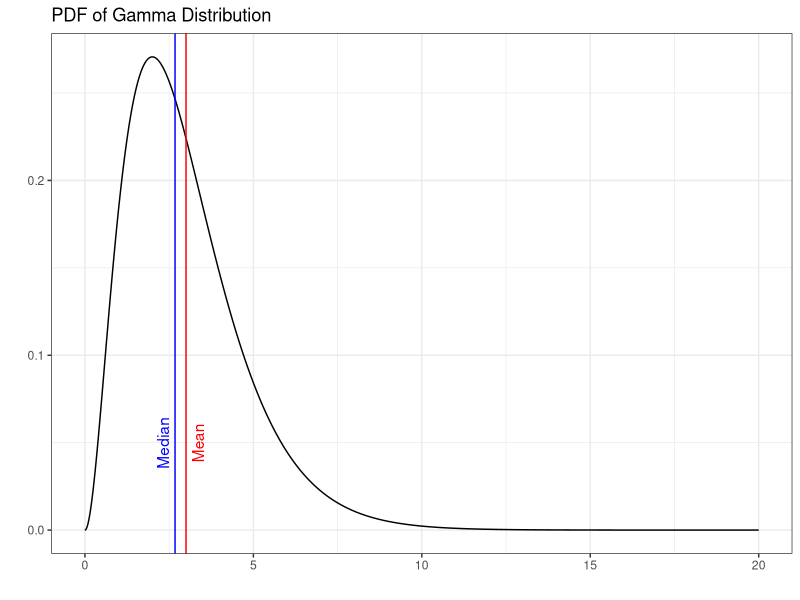
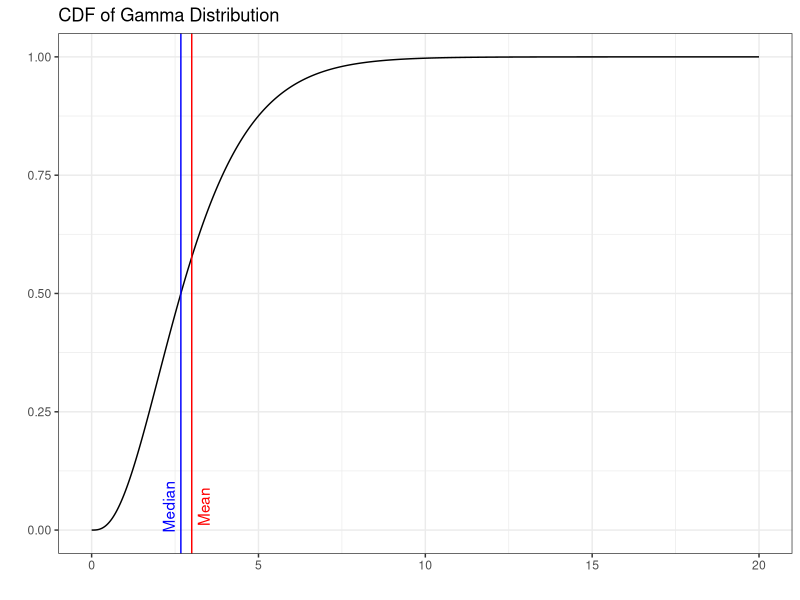
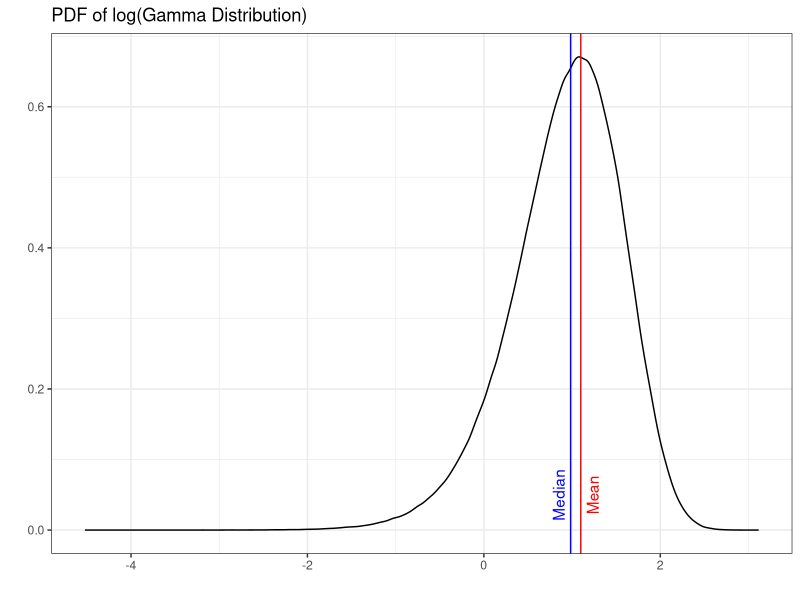
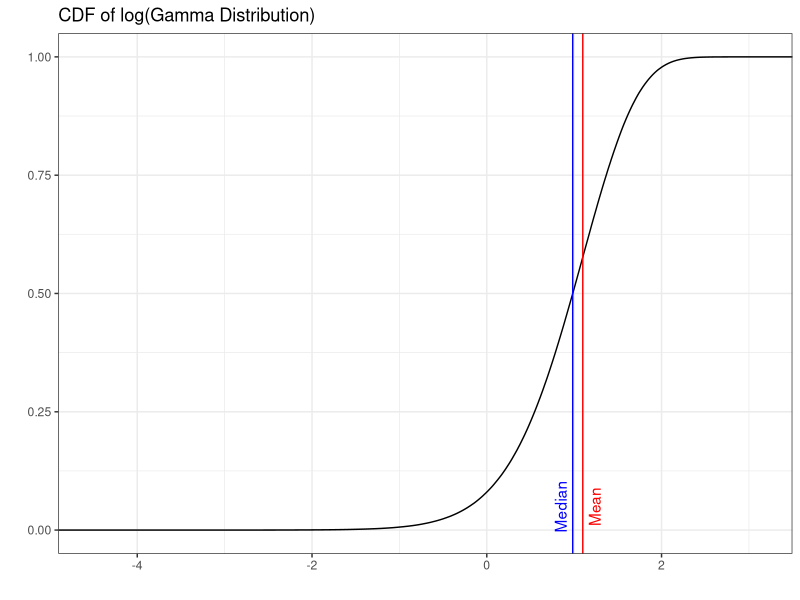
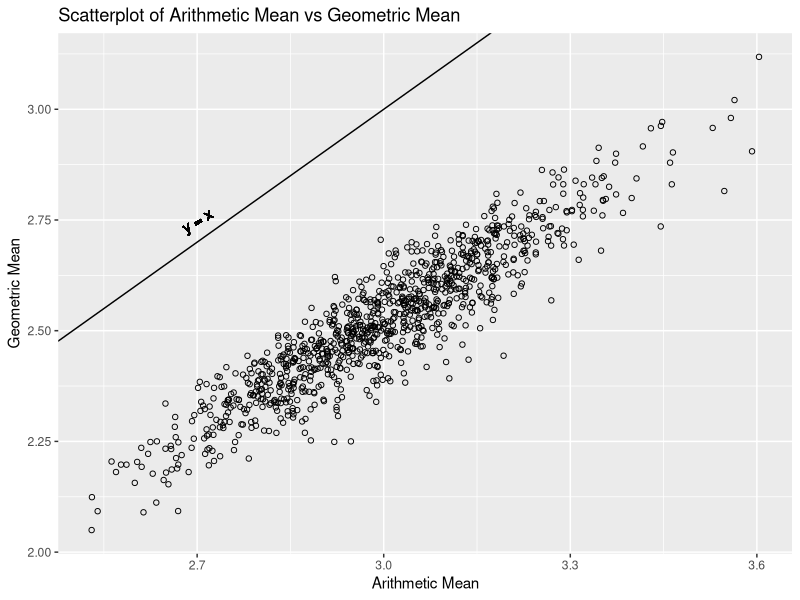
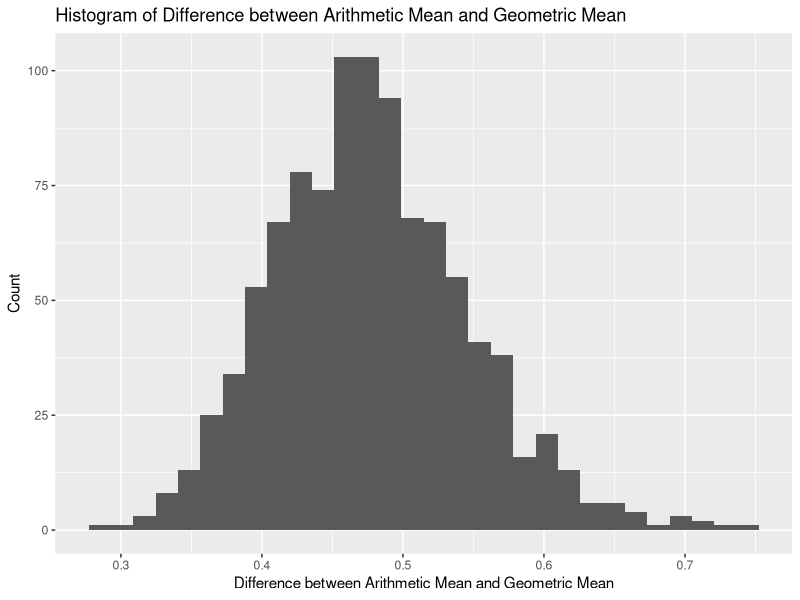
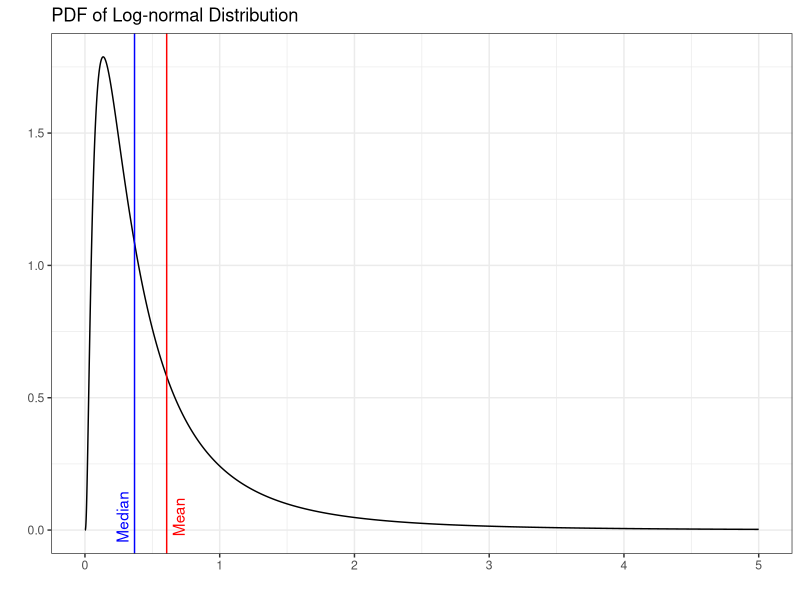
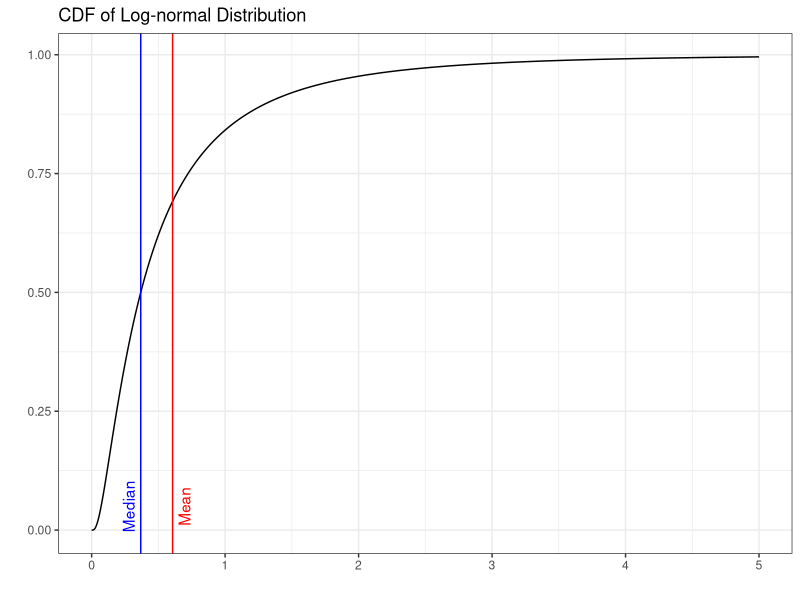

The R source for these figures, in order: (Note: this script raises an error after producing the figures.)
## ---- chunk 1
library('ggplot2')
library('tidyverse')
set.seed(1)
knitr::opts_chunk$set(results='asis', cache=TRUE)
## ---- chunk 2
(
  ggplot() + 
    geom_line(aes(x = seq(0, 20, 1/10000), y = dgamma(seq(0, 20, 1/10000), 3, 1))) + 
    geom_vline(xintercept = 3, color = 'red') +
    geom_vline(xintercept = qgamma(.5, 3, 1), color = 'blue') +
    geom_text(aes(x = 3, y = 0.05, label = 'Mean'), color = 'red', angle = 90, vjust = 1.5) +
    geom_text(aes(x = qgamma(.5, 3, 1), y = 0.05, label = 'Median'), color = 'blue', angle = 90, vjust = -0.5) +
    labs(title = 'PDF of Gamma Distribution', x="", y="") +
    theme_bw()
)
## ---- chunk 3
(
  ggplot() + 
    geom_line(aes(x = seq(0, 20, 1/10000), y = pgamma(seq(0, 20, 1/10000), 3, 1))) + 
    geom_vline(xintercept = 3, color = 'red') +
    geom_vline(xintercept = qgamma(.5, 3, 1), color = 'blue') +
    geom_text(aes(x = 3, y = 0.05, label = 'Mean'), color = 'red', angle = 90, vjust = 1.5) +
    geom_text(aes(x = qgamma(.5, 3, 1), y = 0.05, label = 'Median'), color = 'blue', angle = 90, vjust = -0.5) +
    labs(title = 'CDF of Gamma Distribution', x="", y="") +
    theme_bw()
)
## ---- chunk 4
gamma_log <- log(rgamma(1000000, 3, 1))
## ---- chunk 5
(
  ggplot() + 
    geom_density(aes(x = gamma_log)) + 
    geom_vline(xintercept = log(3), color = 'red') +
    geom_vline(xintercept = log(qgamma(.5, 3, 1)), color = 'blue') +
    geom_text(aes(x = log(3), y = 0.05, label = 'Mean'), color = 'red', angle = 90, vjust = 1.5) +
    geom_text(aes(x = log(qgamma(.5, 3, 1)), y = 0.05, label = 'Median'), color = 'blue', angle = 90, vjust = -0.5) +
    labs(
      title = 'PDF of log(Gamma Distribution)',
      x="",
      y=""
    ) +
    theme_bw()
)
## ---- chunk 6
(
  ggplot() + 
    stat_ecdf(aes(x = gamma_log)) + 
    labs(
      title = 'CDF of log(Gamma Distribution)',
      x="",
      y=""
    ) + 
    geom_vline(xintercept = log(3), color = 'red') +
    geom_vline(xintercept = log(qgamma(.5, 3, 1)), color = 'blue') +
    geom_text(aes(x = log(3), y = 0.05, label = 'Mean'), color = 'red', angle = 90, vjust = 1.5) +
    geom_text(aes(x = log(qgamma(.5, 3, 1)), y = 0.05, label = 'Median'), color = 'blue', angle = 90, vjust = -0.5) +
    theme_bw()
)
## ---- chunk 7
g_mean <- function(x) {
  exp(mean(log(x)))
}

gamma_metrix <- data.frame(matrix(NA, 1000,0))
gamma_sample <- data.frame(replicate(1000, rgamma(100,3,1)))
gamma_metrix$arithmetic <- sapply(gamma_sample, mean)
gamma_metrix$geometric <- sapply(gamma_sample, g_mean)
## ---- chunk 8
ggplot(gamma_metrix) +
  geom_point(aes(x=arithmetic, y=geometric), shape=21) +
  geom_abline(slope=1, intercept=0) +
  geom_text(aes(x=2.7, y=2.75, label='y = x'), angle=31) +
  labs(title = 'Scatterplot of Arithmetic Mean vs Geometric Mean',
       x = 'Arithmetic Mean',
       y = 'Geometric Mean')
## ---- chunk 9
gamma_metrix$diff <- gamma_metrix$arithmetic - gamma_metrix$geometric

ggplot() +
  geom_histogram(gamma_metrix, mapping = aes(x=diff)) +
  labs(title = 'Histogram of Difference between Arithmetic Mean and Geometric Mean',
       x='Difference between Arithmetic Mean and Geometric Mean',
       y='Count')
## ---- chunk 10
(
  ggplot() + 
    geom_line(aes(x = seq(0, 5, 1/10000), y = dlnorm(seq(0, 5, 1/10000), -1, 1))) + 
    geom_vline(xintercept = exp(-1 + 0.5), color = 'red') +
    geom_vline(xintercept = qlnorm(.5, -1, 1), color = 'blue') +
    geom_text(aes(x = exp(-1+0.5), y = 0.05, label = 'Mean'), color = 'red', angle = 90, vjust = 1.5) +
    geom_text(aes(x = qlnorm(.5, -1, 1), y = 0.05, label = 'Median'), color = 'blue', angle = 90, vjust = -0.5) +
    labs(title = 'PDF of Log-normal Distribution', x="", y="") +
    theme_bw()
)
## ---- chunk 11
(
  ggplot() + 
    geom_line(aes(x = seq(0, 5, 1/10000), y = plnorm(seq(0, 5, 1/10000), -1, 1))) + 
    geom_vline(xintercept = exp(-1+0.5), color = 'red') +
    geom_vline(xintercept = qlnorm(.5, -1, 1), color = 'blue') +
    geom_text(aes(x = exp(-.5), y = 0.05, label = 'Mean'), color = 'red', angle = 90, vjust = 1.5) +
    geom_text(aes(x = qlnorm(.5, -1, 1), y = 0.05, label = 'Median'), color = 'blue', angle = 90, vjust = -0.5) +
    labs(title = 'CDF of Log-normal Distribution', x="", y="") +
    theme_bw()
)
## ---- chunk 12
lnorm_log <- log(rlnorm(1000000, -1, 1))
## ---- chunk 13
(
  ggplot() + 
    geom_density(aes(x = lnorm_log)) + 
    geom_vline(xintercept = -.5, color = 'red') +
    geom_vline(xintercept = log(qlnorm(.5, -1, 1)), color = 'blue') +
    geom_text(aes(x = -.5, y = 0.05, label = 'Mean'), color = 'red', angle = 90, vjust = 1.5) +
    geom_text(aes(x = log(qlnorm(.5, -1, 1)), y = 0.05, label = 'Median'), color = 'blue', angle = 90, vjust = -0.5) +
    labs(
      title = 'PDF of log(Log-normal Distribution)',
      x="",
      y=""
    ) +
    theme_bw()
)
## ---- chunk 14
(
  ggplot() + 
    stat_ecdf(aes(x = lnorm_log)) + 
    labs(
      title = 'CDF of log(Log-normal Distribution)',
      x="",
      y=""
    ) + 
    geom_vline(xintercept = -.5, color = 'red') +
    geom_vline(xintercept = log(qlnorm(.5, -1, 1)), color = 'blue') +
    geom_text(aes(x = -.5, y = 0.05, label = 'Mean'), color = 'red', angle = 90, vjust = 1.5) +
    geom_text(aes(x = log(qlnorm(.5, -1, 1)), y = 0.05, label = 'Median'), color = 'blue', angle = 90, vjust = -0.5) +
    theme_bw()
)
## ---- chunk 15
lnorm_metrix <- data.frame(matrix(NA, 1000,0))
lnorm_sample <- data.frame(replicate(1000, rlnorm(100,-1,1)))
lnorm_metrix$arithmetic <- sapply(lnorm_sample, mean)
lnorm_metrix$geometric <- sapply(lnorm_sample, g_mean)
## ---- chunk 16
ggplot(lnorm_metrix) +
  geom_point(aes(x=arithmetic, y=geometric), shape=21) +
  geom_abline(slope=1, intercept=0) +
  geom_text(aes(x=0.43, y=0.45, label='y = x'), angle=57) +
  labs(title = 'Scatterplot of Arithmetic Mean vs Geometric Mean',
       x = 'Arithmetic Mean',
       y = 'Geometric Mean')
## ---- chunk 17
lnorm_metrix$diff <- lnorm_metrix$arithmetic - lnorm_metrix$geometric

ggplot() +
  geom_histogram(lnorm_metrix, mapping = aes(x=diff)) +
  labs(title = 'Histogram of Difference between Arithmetic Mean and Geometric Mean',
       x='Difference between Arithmetic Mean and Geometric Mean',
       y='Count')
## ---- chunk 18
(
  ggplot() + 
    geom_line(aes(x = seq(-2, 14, 1/10000), y = dunif(seq(-2, 14, 1/10000), 0, 12))) + 
    geom_vline(xintercept = 6, color = 'red', alpha = 0.5) +
    geom_vline(xintercept = 6, color = 'blue', alpha = 0.5) +
    geom_text(aes(x = 6, y = 0.05, label = 'Mean'), color = 'red', angle = 90, vjust = 1.5) +
    geom_text(aes(x = 6, y = 0.05, label = 'Median'), color = 'blue', angle = 90, vjust = -0.5) +
    labs(title = 'PDF of Uniform Distribution', x="", y="") +
    theme_bw()
)
## ---- chunk 19
(
  ggplot() + 
    geom_line(aes(x = seq(-2, 14, 1/10000), y = punif(seq(-2, 14, 1/10000), 0, 12))) + 
    geom_vline(xintercept = 6, color = 'red', alpha = 0.5) +
    geom_vline(xintercept = 6, color = 'blue', alpha = 0.5) +
    geom_text(aes(x = 6, y = 0.05, label = 'Mean'), color = 'red', angle = 90, vjust = 1.5) +
    geom_text(aes(x = 6, y = 0.05, label = 'Median'), color = 'blue', angle = 90, vjust = -0.5) +
    labs(title = 'CDF of Uniform Distribution', x="", y="") +
    theme_bw()
)
## ---- chunk 20
unif_log <- log(runif(1000000, 0, 12))
## ---- chunk 21
(
  ggplot() + 
    geom_density(aes(x = unif_log)) + 
    geom_vline(xintercept = log(6), color = 'red', alpha=0.5) +
    geom_vline(xintercept = log(6), color = 'blue', alpha=.5) +
    geom_text(aes(x = log(6), y = 0.05, label = 'Mean'), color = 'red', angle = 90, vjust = 1.5) +
    geom_text(aes(x = log(6), y = 0.05, label = 'Median'), color = 'blue', angle = 90, vjust = -0.5) +
    labs(
      title = 'PDF of log(Uniform Distribution)',
      x="",
      y=""
    ) +
    theme_bw()
)
## ---- chunk 22
(
  ggplot() + 
    stat_ecdf(aes(x = unif_log)) + 
    labs(
      title = 'CDF of log(Uniform Distribution)',
      x="",
      y=""
    ) + 
    geom_vline(xintercept = log(6), color = 'red', alpha=.5) +
    geom_vline(xintercept = log(6), color = 'blue', alpha=.5) +
    geom_text(aes(x = log(6), y = 0.05, label = 'Mean'), color = 'red', angle = 90, vjust = 1.5) +
    geom_text(aes(x = log(6), y = 0.05, label = 'Median'), color = 'blue', angle = 90, vjust = -0.5) +
    theme_bw()
)
## ---- chunk 23
unif_metrix <- data.frame(matrix(NA, 1000,0))
unif_sample <- data.frame(replicate(1000, runif(100,0,12)))
unif_metrix$arithmetic <- sapply(unif_sample, mean)
unif_metrix$geometric <- sapply(unif_sample, g_mean)
## ---- chunk 24
ggplot(unif_metrix) +
  geom_point(aes(x=arithmetic, y=geometric), shape=21) +
  geom_abline(slope=1, intercept=0) +
  geom_text(aes(x=5, y=5.2, label='y = x'), angle=29) +
  labs(title = 'Scatterplot of Arithmetic Mean vs Geometric Mean',
       x = 'Arithmetic Mean',
       y = 'Geometric Mean')
## ---- chunk 25
unif_metrix$diff <- unif_metrix$arithmetic - unif_metrix$geometric

ggplot() +
  geom_histogram(unif_metrix, mapping = aes(x=diff)) +
  labs(title = 'Histogram of Difference between Arithmetic Mean and Geometric Mean',
       x='Difference between Arithmetic Mean and Geometric Mean',
       y='Count')
